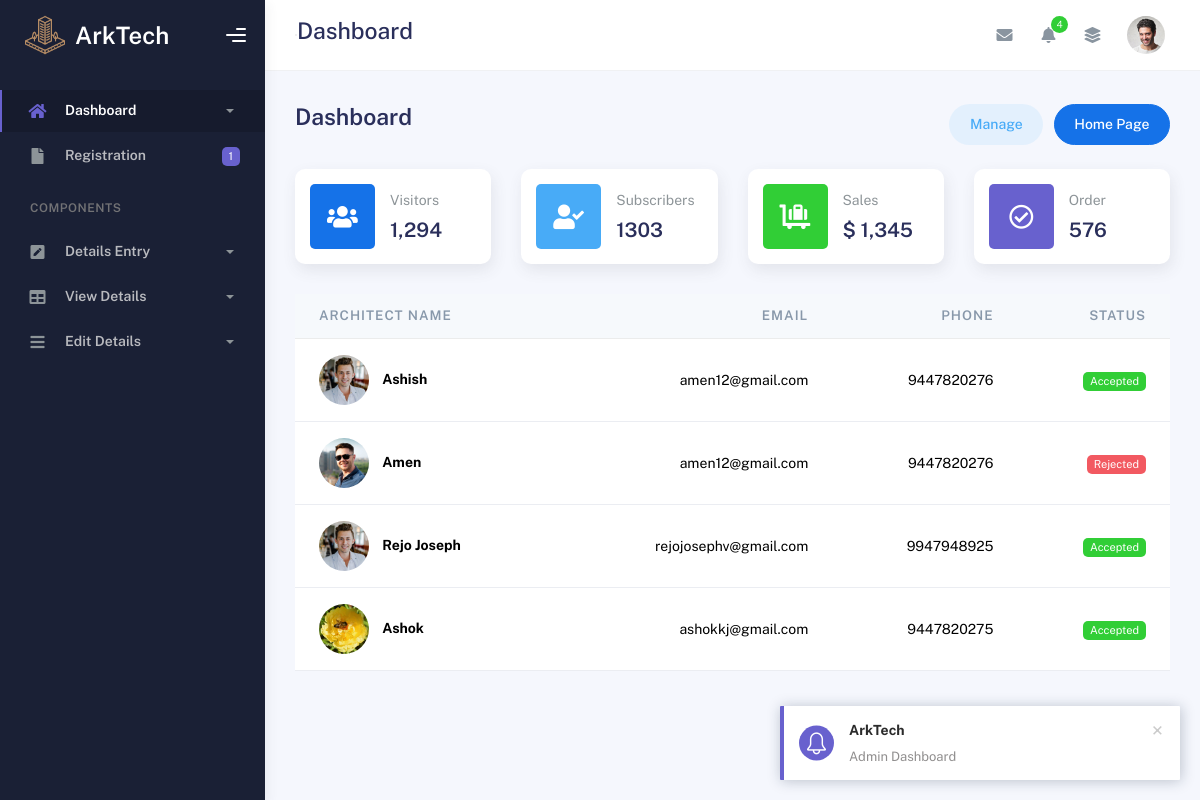
The app's page /Admin/index.php, older data.
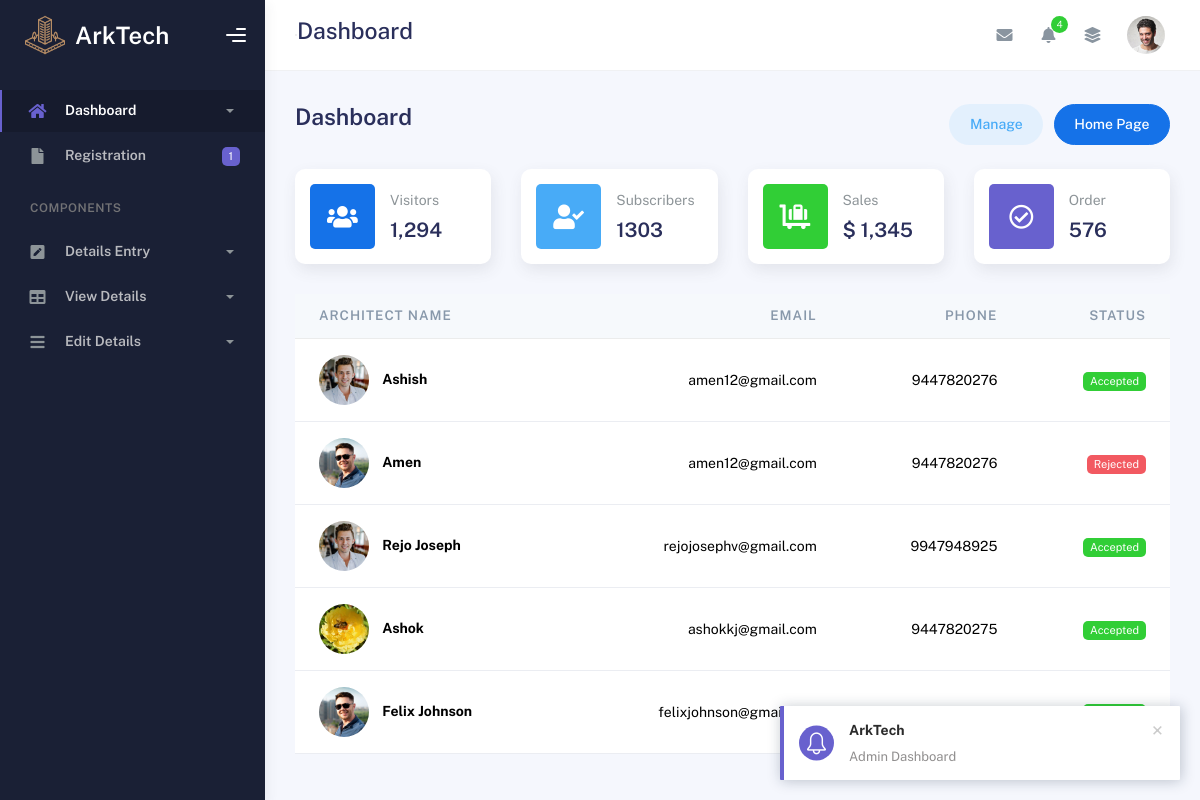
The same page, newer data.
### tables this page shows
CREATE TABLE IF NOT EXISTS `tbl_architects` (
  `architect_id` int NOT NULL AUTO_INCREMENT,
  `arch_name` varchar(50) NOT NULL,
  `about` mediumtext NOT NULL,
  `profiles` varchar(500) NOT NULL,
  `email` varchar(50) NOT NULL,
  `phone` bigint NOT NULL,
  `username` varchar(20) NOT NULL,
  `passwords` varchar(50) NOT NULL,
  `certificate_of_licensce` varchar(200) NOT NULL,
  `location_id` int NOT NULL,
  `status` varchar(20) NOT NULL,
  PRIMARY KEY (`architect_id`)
);

### dboperation.php (called while the page is built, shortened)
<?php
class dboperation
{
    public $con,$res;
    function __construct()
    {
        $this->con=mysqli_connect("localhost","root","","arktech");
    }
    public function executequery($sql)
    {
        $this->res=mysqli_query($this->con,$sql);
        return $this->res;
    }
}
?>

### Admin/index.php (the view, shortened to what the changed rows need)
<?php include('./header.php');?>
        <div class="container">
          <div class="page-inner">
                      <?php
                        include("../dboperation.php");
                        $obj = new dboperation();
                        $sql = "SELECT * FROM tbl_architects";
                        $res = $obj->executequery($sql);
                        ?>
                        <table class="table align-items-center mb-0">
                          <thead class="thead-light">
                            <tr>
                              <th scope="col">Architect Name</th>
                              <th scope="col" class="text-end">Email</th>
                              <th scope="col" class="text-end">Phone</th>
                              <th scope="col" class="text-end">Status</th>
                            </tr>
                          </thead>
                          <tbody>
                            <?php while ($row = mysqli_fetch_array($res)) { ?>
                              <tr>
                                <th scope="row">
                                  <?php if (!empty($row['profiles'])): ?>
                                    <img src="../uploads/<?= $row['profiles'] ?>" alt="Profile" width="50" height="50" style="object-fit:cover; border-radius:50%; margin-right:10px;">
                                  <?php else: ?>
                                    <i class="fa fa-user-circle fa-2x text-muted me-2"></i>
                                  <?php endif; ?>
                                  <?= $row['arch_name'] ?>
                                </th>
                                <td class="text-end"><?= $row['email'] ?></td>
                                <td class="text-end"><?= $row['phone'] ?></td>
                                <td class="text-end">
                                  <?php
                                    $status = $row["status"];
                                    if ($status == 'Accepted') {
                                      echo '<span class="badge badge-success">Accepted</span>';
                                    } elseif ($status == 'Rejected') {
                                      echo '<span class="badge badge-danger">Rejected</span>';
                                    } else {
                                      echo '<span class="badge badge-warning text-dark">Pending</span>';
                                    }
                                  ?>
                                </td>
                              </tr>
                            <?php } ?>
                          </tbody>
                        </table>
                  </div>
                </div>
              </div>
        <?php include('footer.php');?>

Row changes from the older to the newer data that the page shows:
added tbl_architects: profiles (picture), arch_name "Felix Johnson", email "felixjohnson@gmail.com"
